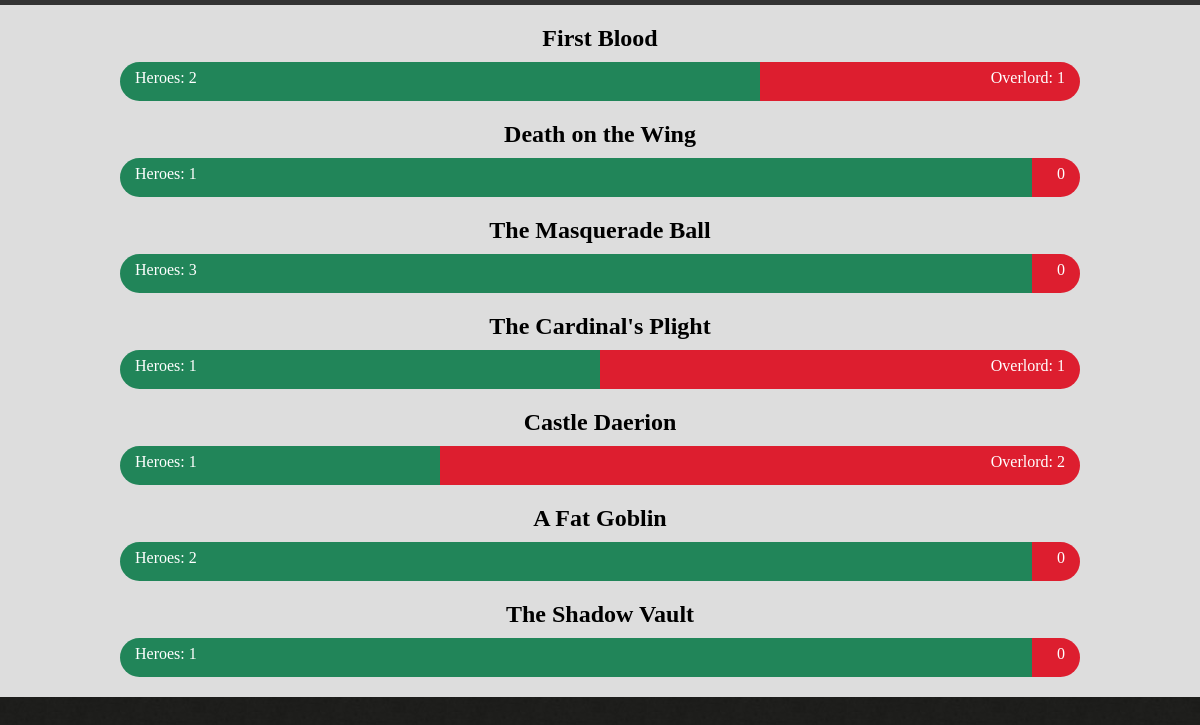
/campaign_stats.php, run on the app's committed database.
### tables this page shows
CREATE TABLE IF NOT EXISTS `tbquests` (
  `quest_id` int(2) NOT NULL DEFAULT '0',
  `quest_name` varchar(26) DEFAULT NULL,
  `quest_type` varchar(7) DEFAULT NULL,
  `quest_act` varchar(12) DEFAULT NULL,
  `quest_next_h_id` int(3) DEFAULT NULL,
  `quest_next_ol_id` int(3) DEFAULT NULL,
  `quest_rew_ol_xp` int(3) DEFAULT NULL,
  `quest_rew_h_xp` int(3) NOT NULL,
  `quest_rew_h_gold` int(3) DEFAULT NULL,
  `quest_rew_relic_id` int(3) DEFAULT NULL,
  `quest_rew_special` tinyint(1) NOT NULL DEFAULT '0',
  `quest_travel` varchar(64) DEFAULT NULL,
  `quest_order` int(1) DEFAULT NULL,
  `quest_expansion_id` int(3) DEFAULT NULL
);

### includes/function_getSQLValueString.php (called while the page is built, shortened)
<?php
if (!function_exists("GetSQLValueString")) {
  function GetSQLValueString($theValue, $theType, $theDefinedValue = "", $theNotDefinedValue = "")
  {
    $theValue = function_exists("mysql_real_escape_string") ? mysql_real_escape_string($theValue) : mysql_escape_string($theValue);
    switch ($theType) {
      case "long":
      case "int":
        $theValue = ($theValue != "") ? intval($theValue) : "NULL";
        break;
    }
    return $theValue;
  }
}
?>

### campaign_stats.php (the view, shortened to what this page needs)
<?php
include 'includes/function_getSQLValueString.php';
$query_rsAllQuests = sprintf("SELECT * FROM tbquests WHERE quest_expansion_id = %s ORDER BY quest_order ASC", GetSQLValueString(0, "int"));
$rsAllQuests = mysql_query($query_rsAllQuests, $dbDescent) or die(mysql_error());
$row_rsAllQuests = mysql_fetch_assoc($rsAllQuests);
$statsArray = array();
do {
  $query_rsEachQuest = sprintf("SELECT * FROM tbquests_progress WHERE progress_quest_id = %s", GetSQLValueString($row_rsAllQuests['quest_id'], "int"));
  $rsEachQuest = mysql_query($query_rsEachQuest, $dbDescent) or die(mysql_error());
  $row_rsEachQuest = mysql_fetch_assoc($rsEachQuest);
  $statsArray[$row_rsAllQuests['quest_id']] = array(
    "quest_name" => $row_rsAllQuests['quest_name'],
    "hero_wins" => 0,
    "overlord_wins" => 0,
  );
  do {
    if ($row_rsEachQuest['progress_quest_winner'] == "Heroes Win"){
      $statsArray[$row_rsAllQuests['quest_id']]['hero_wins'] += 1;
    }
    if ($row_rsEachQuest['progress_quest_winner'] == "Overlord Wins"){
      $statsArray[$row_rsAllQuests['quest_id']]['overlord_wins'] += 1;
    }
  } while ($row_rsEachQuest = mysql_fetch_assoc($rsEachQuest));
} while ($row_rsAllQuests = mysql_fetch_assoc($rsAllQuests));
?>
<html>
  <head>
    <link rel="stylesheet" type="text/css" href="content.css">
  </head>
  <body>
    <div id="wrapper">
      <div class="quest-stats">
        <?php
          foreach ($statsArray as $sa){
            if (($sa['hero_wins'] + $sa['overlord_wins']) > 0){
              $total = $sa['overlord_wins'] + $sa['hero_wins'];
              if ($sa['overlord_wins'] != 0){
                $OverlordPerc = ($sa['overlord_wins'] / $total) * 100;
                $olText = '<span class="statsbar-text">Overlord: ' . $sa['overlord_wins'] . '</span>';
              }
              if ($sa['hero_wins'] != 0){
                $HeroPerc = ($sa['hero_wins'] / $total) * 100;
                $hText = '<span class="statsbar-text">Heroes: ' . $sa['hero_wins'] . '</span>';
              }
              if ($sa['overlord_wins'] == 0){
                $OverlordPerc = 5;
                $HeroPerc -= 5;
                $olText = '<span class="statsbar-text">' . $sa['overlord_wins'] . '</span>';
              }
              echo '<h2>' . $sa['quest_name'] . '</h2>';
              echo '<div class="clearfix"><div class="statsbar-left" style="width: ' . $HeroPerc . '%;">' . $hText . '</div>' . '<div class="statsbar-right" style="width: ' . $OverlordPerc . '%;">' . $olText . '</div></div>';
            }
          }
        ?>
      </div>
    </div>
  </body>
</html>

### content.css (style rules this page uses)
body { background: url("img/bg.jpg"); margin: 0; padding: 0; font-family: verdana; }
#wrapper { border-top: 5px solid #333; width: 1200px; background: #dddddd; margin: 0px auto; padding-bottom: 20px; }
.clearfix { overflow: auto; clear: both; }
.statsbar-text { color: #fff; padding: 0 15px; }
.statsbar-left { display: block; height: 25px; float: left; background-color: #218559; padding: 7px 0; border-radius: 30px 0 0 30px; -moz-border-radius: 30px 0 0 30px; -webkit-border-radius: 30px 0 0 30px; }
.statsbar-right { display: block; height: 25px; float: right; background-color: #dd1e2f; padding: 7px 0; border-radius: 0 30px 30px 0; -moz-border-radius: 0 30px 30px 0; -webkit-border-radius: 0 30px 30px 0; text-align: right; }
.quest-stats { margin: 0 auto; width: 80%; }
.quest-stats h2 { text-align: center; margin: 20px 0 10px; }

### data on the page
tbquests: quest_name "First Blood", quest_order "2", overlord_wins "1"
tbquests: quest_name "Death on the Wing", $HeroPerc 95 (drawn), hero_wins "1", $OverlordPerc 5 (drawn), overlord_wins "0"
tbquests: quest_name "The Masquerade Ball", $HeroPerc 95 (drawn), quest_order "3", $OverlordPerc 5 (drawn), overlord_wins "0"
tbquests: quest_name "Castle Daerion", quest_rew_ol_xp "1", overlord_wins "2"
tbquests: quest_name "A Fat Goblin", $HeroPerc 95 (drawn), quest_next_h "2", $OverlordPerc 5 (drawn), overlord_wins "0"
tbquests: quest_name "The Shadow Vault", $HeroPerc 95 (drawn), hero_wins "1", $OverlordPerc 5 (drawn), overlord_wins "0"

### other printed values
$sa['quest_name'] "The Cardinal's Plight"
$sa['hero_wins'] "1"
$sa['overlord_wins'] "1"
